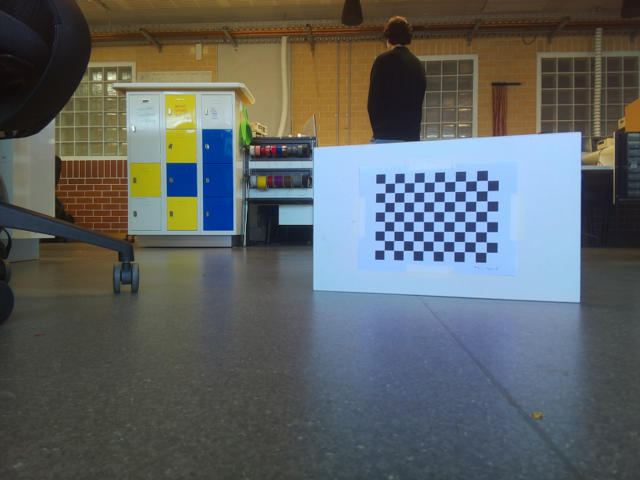
#> input picture examples/images/1773380642793311604.png, 640 x 480 px
$ python cam_intrinsic.py ../examples/images
#> lines starting #> are read from the running program, lines starting #| are printed output that depends on the picture; long printed decimals are rounded

import os
import argparse
import numpy as np
import cv2


def load_images_from_folder(folder):
#> called with folder = '../examples/images'
    images = []
    for filename in os.listdir(folder):
        print(os.path.join(folder,filename))
        img = cv2.imread(os.path.join(folder,filename))
#> img is the input picture: shape (480, 640, 3); mean B, G, R 98.4, 98.2, 93.3
        if img is not None:
            images.append(img)
    return images


def main():
    parser = argparse.ArgumentParser(description="Calibrate image intrinsics from a collection of checkerboard images.")
    parser.add_argument("image_dir", help="Image directory.")
    args = parser.parse_args()

    image_dir = args.image_dir

    # termination criteria
    criteria = (cv2.TERM_CRITERIA_EPS + cv2.TERM_CRITERIA_MAX_ITER, 30, 0.001)

    # Object Points (objp) refers to the known points on an object, in this case a checkerboard
    # The known points are the checkerboard vertices (inside, excluding the out most corners)
    # Depending on your checkerboard layout, the parameters below willc change
    # TODO: Update the checkerboard parameters based on your own printed out board
    checkerboard_width = 11
    checkerboard_height = 8
    checkerboard_size = 0.019
    objp = np.zeros((checkerboard_width*checkerboard_height, 3), np.float32)
    objp[:,:2] = np.mgrid[0:checkerboard_height, 0:checkerboard_width].T.reshape(-1,2)*checkerboard_size

    # Arrays to store object points and image points from all the images.
    objpoints = [] # 3d point in real world space
    imgpoints = [] # 2d points in image plane.

    images = load_images_from_folder(image_dir)
#> images = 2 items

    for img in images:
        gray = cv2.cvtColor(img, cv2.COLOR_BGR2GRAY)
        # Find the chess board corners
        ret, corners = cv2.findChessboardCorners(gray, (checkerboard_height, checkerboard_width), None)
        # If found, add object points, image points (after refining them)
        if ret == True:
            objpoints.append(objp)
            # Search in the grayscale image for the corners, refined sub pixel coorindates
            corners2 = cv2.cornerSubPix(gray, corners, (5, 5), (-1,-1), criteria)
            imgpoints.append(corners2)
            # Draw and display the corners for introspection - do the corners/vertices drawn back onto the image match with the checkerboard in the camera view?
            cv2.drawChessboardCorners(img, (checkerboard_height, checkerboard_width), corners2, ret)
            cv2.imshow('img', img)
            cv2.waitKey(500)
#> this loop made 2 passes
#> ret on passes 1 to 2: True, True
#> pass 1, in main, `gray = cv2.cvtColor(img, cv2.COLOR_BGR2GRAY)`:
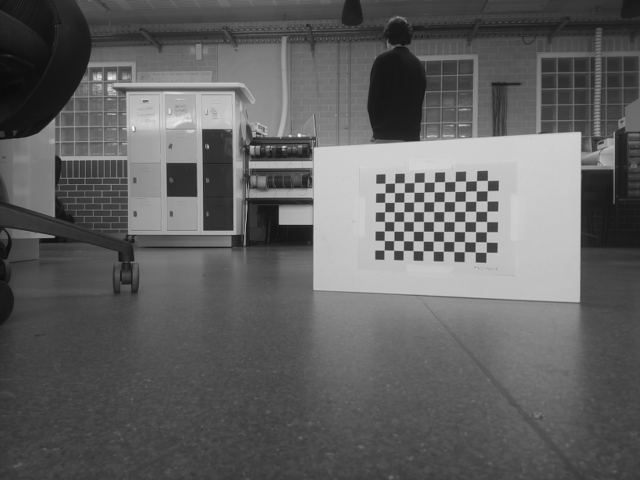
#> gray: shape (480, 640); min 11, max 255, mean 96.8
#> pass 1, in main, `cv2.imshow('img', img)`:
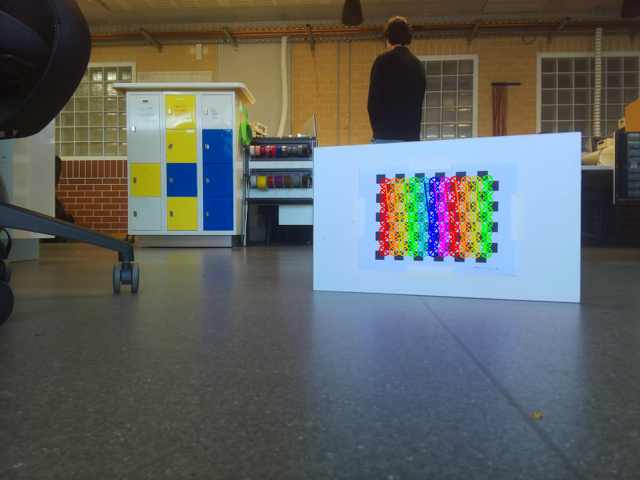
#> window 'img': shape (480, 640, 3); mean B, G, R 96.1, 98, 94.1
#> pass 2, in main, `gray = cv2.cvtColor(img, cv2.COLOR_BGR2GRAY)`:
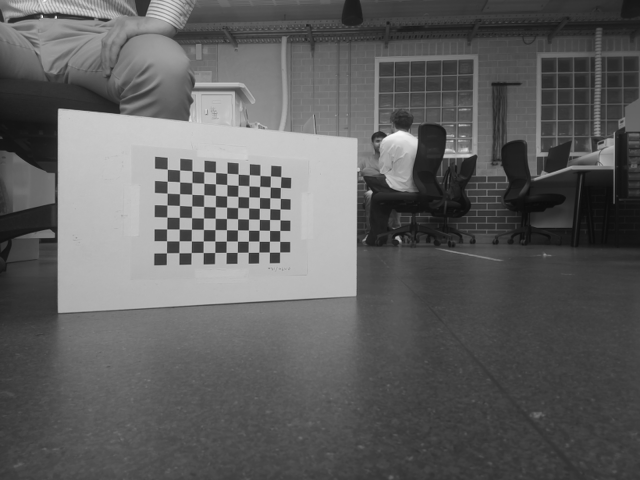
#> gray: shape (480, 640); min 11, max 249, mean 95.2
#> pass 2, in main, `cv2.imshow('img', img)`:
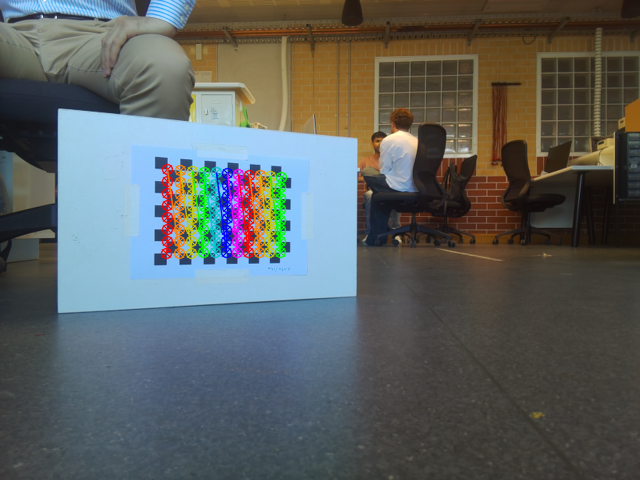
#> window 'img': shape (480, 640, 3); mean B, G, R 95.9, 96.7, 91.7
#> after the loop, imgpoints = 2 items; objpoints = 2 items
    cv2.destroyAllWindows()

    ret, mtx, dist, rvecs, tvecs = cv2.calibrateCamera(objpoints, imgpoints, gray.shape[::-1], None, None)
#> ret = 0.0763; mtx = [[506.4, 0, 333.6], [0, 502, 242.6], [0, 0, 1]]; dist = [[-0.0686, 1.98, 0.00347, 0.00944, -7.92]]; rvecs = ([-0.248, 0.255, -1.54], [0.377, -0.344, -1.53]); tvecs = ([0.0995, 0.0148, 1], [-0.265, 0.0159, 0.8])

    print(mtx)
#| [[506.417   0.         333.589]
#|  [  0.         501.975 242.580]
#|  [  0.           0.           1.        ]]
    print(dist)
#| [[-6.85648208e-02  1.97633837e+00  3.47149539e-03  9.44048232e-03
#|   -7.91962991e+00]]

# Example Intrinsic:
# [[519.26845842   0.         331.11197675]
#  [  0.         518.89359517 229.43433605]
#  [  0.           0.           1.        ]]
# Example Distortion:
# [[ 0.11418155  0.19343114 -0.00268067  0.00371577 -1.09539701]]


if __name__ == '__main__':
    main()
